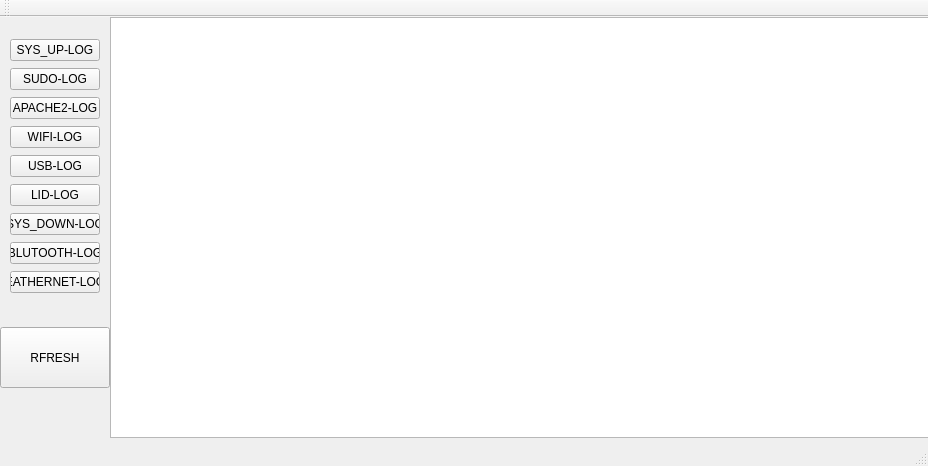
<?xml version="1.0" encoding="UTF-8"?>
<ui version="4.0">
 <class>demoapp</class>
 <widget class="QMainWindow" name="demoapp">
  <property name="geometry">
   <rect>
    <x>0</x>
    <y>0</y>
    <width>928</width>
    <height>466</height>
   </rect>
  </property>
  <property name="windowTitle">
   <string>demoapp</string>
  </property>
  <widget class="QWidget" name="centralWidget">
   <widget class="QTextBrowser" name="textBrowser">
    <property name="geometry">
     <rect>
      <x>110</x>
      <y>0</y>
      <width>961</width>
      <height>421</height>
     </rect>
    </property>
   </widget>
   <widget class="QWidget" name="layoutWidget">
    <property name="geometry">
     <rect>
      <x>-1</x>
      <y>10</y>
      <width>112</width>
      <height>286</height>
     </rect>
    </property>
    <layout class="QVBoxLayout" name="verticalLayout">
     <item>
      <widget class="QPushButton" name="pushButton_7">
       <property name="text">
        <string>SYS_UP-LOG</string>
       </property>
      </widget>
     </item>
     <item>
      <widget class="QPushButton" name="pushButton">
       <property name="text">
        <string>SUDO-LOG</string>
       </property>
      </widget>
     </item>
     <item>
      <widget class="QPushButton" name="pushButton_9">
       <property name="text">
        <string>APACHE2-LOG</string>
       </property>
      </widget>
     </item>
     <item>
      <widget class="QPushButton" name="pushButton_3">
       <property name="text">
        <string>WIFI-LOG</string>
       </property>
      </widget>
     </item>
     <item>
      <widget class="QPushButton" name="pushButton_2">
       <property name="text">
        <string>USB-LOG</string>
       </property>
      </widget>
     </item>
     <item>
      <widget class="QPushButton" name="pushButton_4">
       <property name="text">
        <string>LID-LOG</string>
       </property>
      </widget>
     </item>
     <item>
      <widget class="QPushButton" name="pushButton_6">
       <property name="text">
        <string>SYS_DOWN-LOG</string>
       </property>
      </widget>
     </item>
     <item>
      <widget class="QPushButton" name="pushButton_5">
       <property name="text">
        <string>BLUTOOTH-LOG</string>
       </property>
      </widget>
     </item>
     <item>
      <widget class="QPushButton" name="pushButton_8">
       <property name="text">
        <string>EATHERNET-LOG</string>
       </property>
      </widget>
     </item>
    </layout>
   </widget>
   <widget class="QPushButton" name="pushButton_10">
    <property name="geometry">
     <rect>
      <x>0</x>
      <y>310</y>
      <width>110</width>
      <height>61</height>
     </rect>
    </property>
    <property name="text">
     <string>RFRESH</string>
    </property>
   </widget>
  </widget>
  <widget class="QToolBar" name="mainToolBar">
   <attribute name="toolBarArea">
    <enum>TopToolBarArea</enum>
   </attribute>
   <attribute name="toolBarBreak">
    <bool>false</bool>
   </attribute>
  </widget>
  <widget class="QStatusBar" name="statusBar"/>
 </widget>
 <layoutdefault spacing="6" margin="11"/>
 <resources/>
 <connections/>
</ui>
